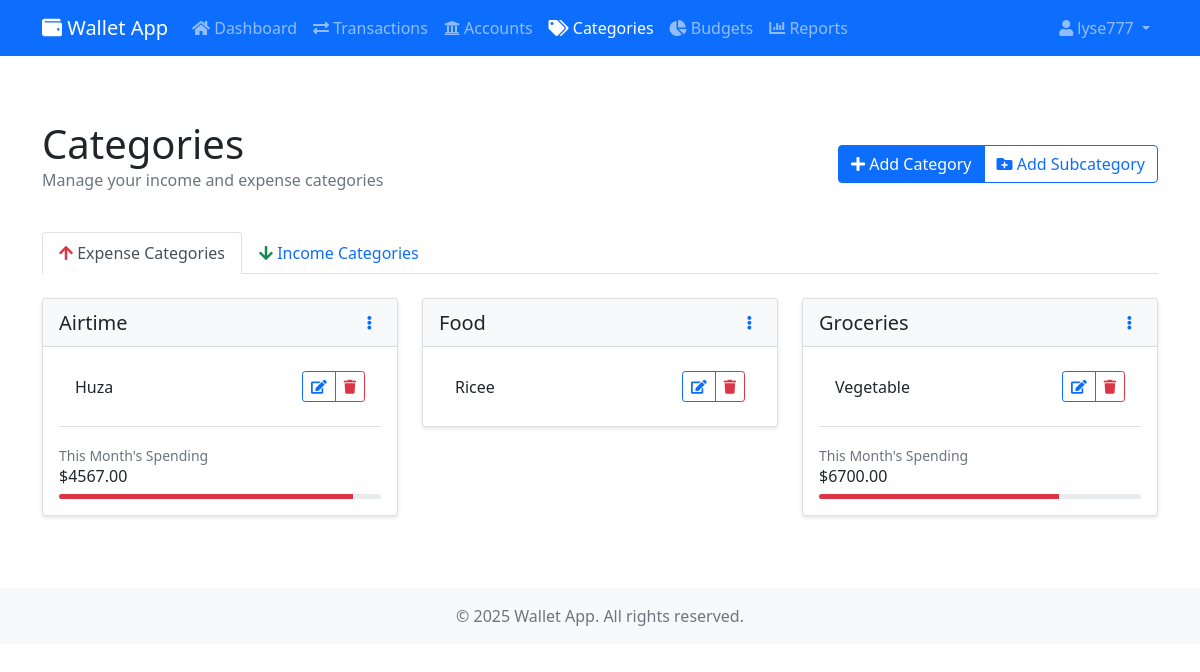
/categories (signed in), run on the app's committed database.
### app.py (models this page shows)
class User(UserMixin, db.Model):
    id = db.Column(db.Integer, primary_key=True)
    username = db.Column(db.String(80), unique=True, nullable=False)
    password = db.Column(db.String(120), nullable=False)
    accounts = db.relationship('Account', backref='user', lazy=True)
    categories = db.relationship('Category', backref='user', lazy=True)
    budgets = db.relationship('Budget', backref='user', lazy=True)

class Category(db.Model):
    id = db.Column(db.Integer, primary_key=True)
    name = db.Column(db.String(80), nullable=False)
    type = db.Column(db.String(20), nullable=False)  # 'expense' or 'income'
    parent_id = db.Column(db.Integer, db.ForeignKey('category.id'), nullable=True)
    user_id = db.Column(db.Integer, db.ForeignKey('user.id'), nullable=False)
    subcategories = db.relationship('Category', backref=db.backref('parent', remote_side=[id]))
    transactions = db.relationship('Transaction', backref='category', lazy=True)

### app.py (the view, shortened to what this page needs)
@app.route('/categories', methods=['GET', 'POST'])
@login_required
def categories():
    categories = Category.query.filter_by(user_id=current_user.id).order_by(Category.name).all()
    today = datetime.utcnow()
    start_of_month = datetime(today.year, today.month, 1)
    for category in categories:
        monthly_total = db.session.query(func.sum(Transaction.amount)).filter(
            Transaction.category_id == category.id,
            Transaction.date >= start_of_month
        ).scalar() or 0
        category.monthly_total = monthly_total
        current_budget = Budget.query.filter(
            Budget.category_id == category.id,
            Budget.start_date <= today,
            Budget.end_date >= today
        ).first()
        if current_budget and current_budget.amount > 0:
            category.budget_percentage = (monthly_total / current_budget.amount) * 100
        else:
            category.budget_percentage = 0
    return render_template('categories.html', categories=categories)

### app.py (called while the page is built)
@login_manager.user_loader
def load_user(user_id):
    return User.query.get(int(user_id))

@app.context_processor
def utility_processor():
    def get_budget_progress(category_id):
        current_date = datetime.utcnow()
        budget = Budget.query.filter(
            Budget.category_id == category_id,
            Budget.start_date <= current_date,
            Budget.end_date >= current_date
        ).first()
        if not budget:
            return None
        spent = db.session.query(func.sum(Transaction.amount)).filter(
            Transaction.category_id == category_id,
            Transaction.type == 'expense',
            Transaction.date.between(budget.start_date, budget.end_date)
        ).scalar() or 0
        return {
            'amount': budget.amount,
            'spent': spent,
            'percentage': (spent / budget.amount * 100) if budget.amount > 0 else 0
        }
    return dict(get_budget_progress=get_budget_progress)

### templates/categories.html (shortened to what this page needs)
{% extends "base.html" %}
{% block content %}
<div class="container py-4">
    <div class="d-flex justify-content-between align-items-center mb-4">
        <div>
            <h1 class="mb-0">Categories</h1>
            <p class="text-muted">Manage your income and expense categories</p>
        </div>
        <div class="btn-group">
            <button class="btn btn-primary" data-bs-toggle="modal" data-bs-target="#addCategoryModal">
                <i class="fas fa-plus"></i> Add Category
            </button>
            <button class="btn btn-outline-primary" data-bs-toggle="modal" data-bs-target="#addSubcategoryModal">
                <i class="fas fa-folder-plus"></i> Add Subcategory
            </button>
        </div>
    </div>
    <ul class="nav nav-tabs mb-4" id="categoryTabs" role="tablist">
        <li class="nav-item">
            <a class="nav-link active" id="expense-tab" data-bs-toggle="tab" href="#expense" role="tab">
                <i class="fas fa-arrow-up text-danger"></i> Expense Categories
            </a>
        </li>
        <li class="nav-item">
            <a class="nav-link" id="income-tab" data-bs-toggle="tab" href="#income" role="tab">
                <i class="fas fa-arrow-down text-success"></i> Income Categories
            </a>
        </li>
    </ul>
    <div class="tab-content" id="categoryTabContent">
        <div class="tab-pane fade show active" id="expense" role="tabpanel">
            <div class="row">
                {% for category in categories %}
                {% if category.type == 'expense' and not category.parent_id %}
                <div class="col-md-4 mb-4">
                    <div class="card">
                        <div class="card-header d-flex justify-content-between align-items-center">
                            <h5 class="mb-0">{{ category.name }}</h5>
                            <div class="dropdown">
                                <button class="btn btn-sm btn-link" data-bs-toggle="dropdown">
                                    <i class="fas fa-ellipsis-v"></i>
                                </button>
                            </div>
                        </div>
                        <div class="card-body">
                            {% if category.subcategories %}
                            <ul class="list-group list-group-flush">
                                {% for subcategory in category.subcategories %}
                                <li class="list-group-item d-flex justify-content-between align-items-center">
                                    {{ subcategory.name }}
                                    <div class="btn-group btn-group-sm">
                                        <button class="btn btn-outline-primary btn-sm"
                                                onclick="editCategory({{ subcategory.id }}, '{{ subcategory.name }}', '{{ subcategory.type }}')">
                                            <i class="fas fa-edit"></i>
                                        </button>
                                        <button class="btn btn-outline-danger btn-sm"
                                                onclick="deleteCategory({{ subcategory.id }})">
                                            <i class="fas fa-trash"></i>
                                        </button>
                                    </div>
                                </li>
                                {% endfor %}
                            </ul>
                            {% else %}
                            <p class="text-muted mb-0">No subcategories</p>
                            {% endif %}
                            {% if category.transactions %}
                            <div class="mt-3 pt-3 border-top">
                                <small class="text-muted">This Month's Spending</small>
                                <h6 class="mb-2">${{ "%.2f"|format(category.monthly_total or 0) }}</h6>
                                <div class="progress" style="height: 5px;">
                                    <div class="progress-bar bg-danger" role="progressbar"
                                         style="width: {{ category.budget_percentage or 0 }}%">
                                    </div>
                                </div>
                            </div>
                            {% endif %}
                        </div>
                    </div>
                </div>
                {% endif %}
                {% endfor %}
            </div>
        </div>
</div>
</div>
{% endblock %}

### templates/base.html (shortened to what this page needs)
<!DOCTYPE html>
<html lang="en">
<head>
    <link href="https://cdn.jsdelivr.net/npm/bootstrap@5.1.3/dist/css/bootstrap.min.css" rel="stylesheet">
    <link href="https://cdnjs.cloudflare.com/ajax/libs/font-awesome/5.15.4/css/all.min.css" rel="stylesheet">
    <link href="{{ url_for('static', filename='css/style.css') }}" rel="stylesheet">
</head>
<body>
    <nav class="navbar navbar-expand-lg navbar-dark bg-primary">
        <div class="container">
            <a class="navbar-brand" href="{{ url_for('dashboard') }}">
                <i class="fas fa-wallet"></i> Wallet App
            </a>
            <div class="collapse navbar-collapse" id="navbarNav">
                {% if current_user.is_authenticated %}
                <ul class="navbar-nav me-auto">
                    <li class="nav-item">
                        <a class="nav-link {% if request.endpoint == 'dashboard' %}active{% endif %}"
                           href="{{ url_for('dashboard') }}">
                            <i class="fas fa-home"></i> Dashboard
                        </a>
                    </li>
                    <li class="nav-item">
                        <a class="nav-link {% if request.endpoint == 'transactions' %}active{% endif %}"
                           href="{{ url_for('transactions') }}">
                            <i class="fas fa-exchange-alt"></i> Transactions
                        </a>
                    </li>
                    <li class="nav-item">
                        <a class="nav-link {% if request.endpoint == 'accounts' %}active{% endif %}"
                           href="{{ url_for('accounts') }}">
                            <i class="fas fa-university"></i> Accounts
                        </a>
                    </li>
                    <li class="nav-item">
                        <a class="nav-link {% if request.endpoint == 'categories' %}active{% endif %}"
                           href="{{ url_for('categories') }}">
                            <i class="fas fa-tags"></i> Categories
                        </a>
                    </li>
                    <li class="nav-item">
                        <a class="nav-link {% if request.endpoint == 'budgets' %}active{% endif %}"
                           href="{{ url_for('budgets') }}">
                            <i class="fas fa-chart-pie"></i> Budgets
                        </a>
                    </li>
                    <li class="nav-item">
                        <a class="nav-link {% if request.endpoint == 'reports' %}active{% endif %}"
                           href="{{ url_for('reports') }}">
                            <i class="fas fa-chart-bar"></i> Reports
                        </a>
                    </li>
                </ul>
                <ul class="navbar-nav">
                    <li class="nav-item dropdown">
                        <a class="nav-link dropdown-toggle" href="#" data-bs-toggle="dropdown">
                            <i class="fas fa-user"></i> {{ current_user.username }}
                        </a>
                    </li>
                </ul>
                {% endif %}
            </div>
        </div>
    </nav>
    <main class="py-4">
        {% block content %}{% endblock %}
    </main>
    <footer class="footer mt-auto py-3 bg-light">
        <div class="container text-center">
            <span class="text-muted">© 2025 Wallet App. All rights reserved.</span>
        </div>
    </footer>
</body>
</html>

### static/css/style.css (style rules this page uses)
.card { box-shadow: 0 2px 4px rgba(0,0,0,0.1); }
.card-header { background-color: #f8f9fa; border-bottom: 1px solid rgba(0,0,0,0.125); }
.progress { height: 20px; }
.progress-bar { transition: width 0.6s ease; }

### data on the page
User: username "lyse777"
Category: name "Airtime", monthly_total "4567.00", {{ category.budget_percentage or 0 }} 91.34 (drawn)
Category: name "Huza"
Category: name "Food"
Category: name "Ricee"
Category: name "Groceries", monthly_total "6700.00", {{ category.budget_percentage or 0 }} 74.44444444444444 (drawn)
Category: name "Vegetable"
